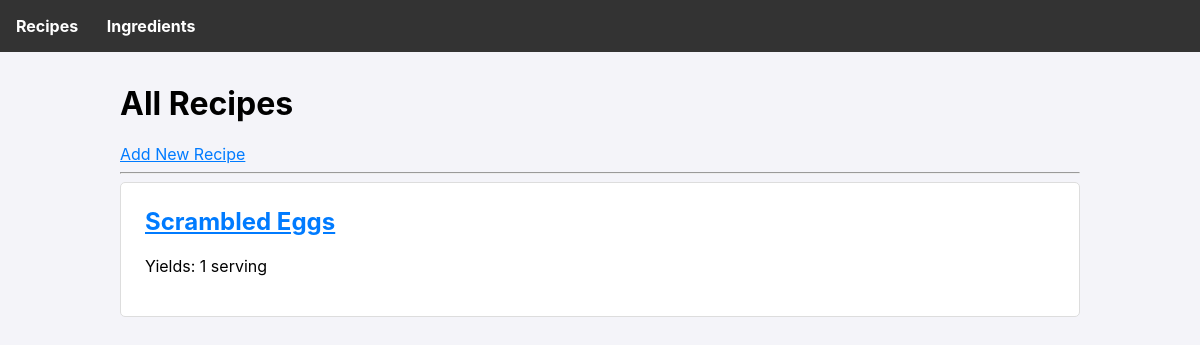
Before: / with the older database file.
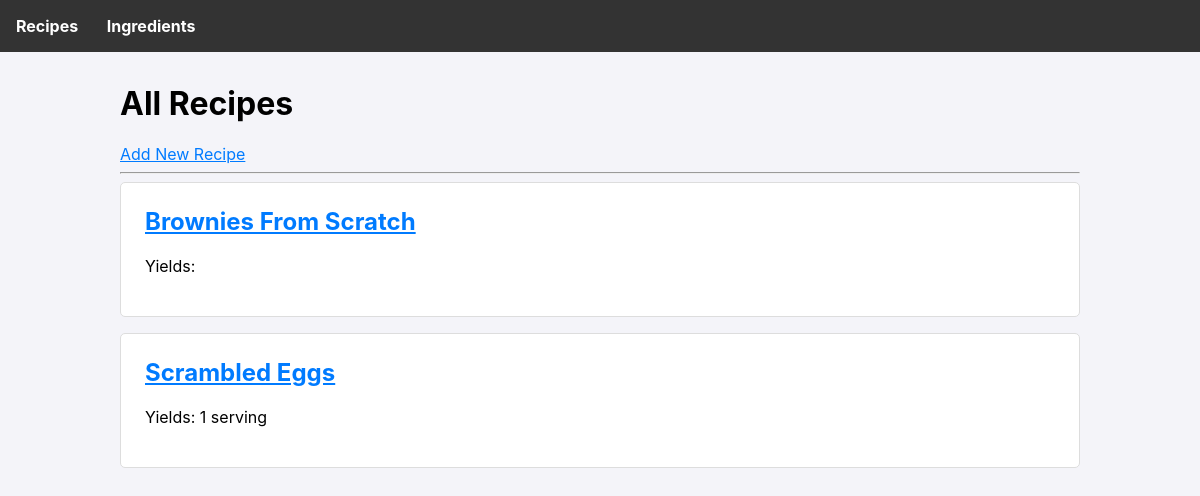
After: the same page with the newer database file.
### tables this page shows
CREATE TABLE recipes (
        id INTEGER PRIMARY KEY AUTOINCREMENT,
        name TEXT UNIQUE NOT NULL,
        preparation_instructions TEXT,
        bake_instructions TEXT,
        yield TEXT
    );

### app.py (the view)
@app.route('/')
def index():
    db = get_db()
    recipes = db.execute('SELECT * FROM recipes ORDER BY name').fetchall()
    return render_template('index.html', recipes=recipes)

### app.py (called while the page is built)
def get_db():
    if 'db' not in g:
        g.db = sqlite3.connect(DATABASE)
        g.db.row_factory = sqlite3.Row
    return g.db

### templates/index.html
{% extends 'base.html' %}
{% block content %}
    <h1>All Recipes</h1>
    <a href="{{ url_for('add_recipe') }}">Add New Recipe</a>
    <hr>
    {% for recipe in recipes %}
        <div class="card">
            <h2><a href="{{ url_for('recipe_detail', recipe_id=recipe.id) }}">{{ recipe.name }}</a></h2>
            <p>Yields: {{ recipe.yield }}</p>
        </div>
    {% else %}
        <p>No recipes found. Add one!</p>
    {% endfor %}
{% endblock %}

Changed rows visible on the page:
added recipes: name "Brownies From Scratch"
